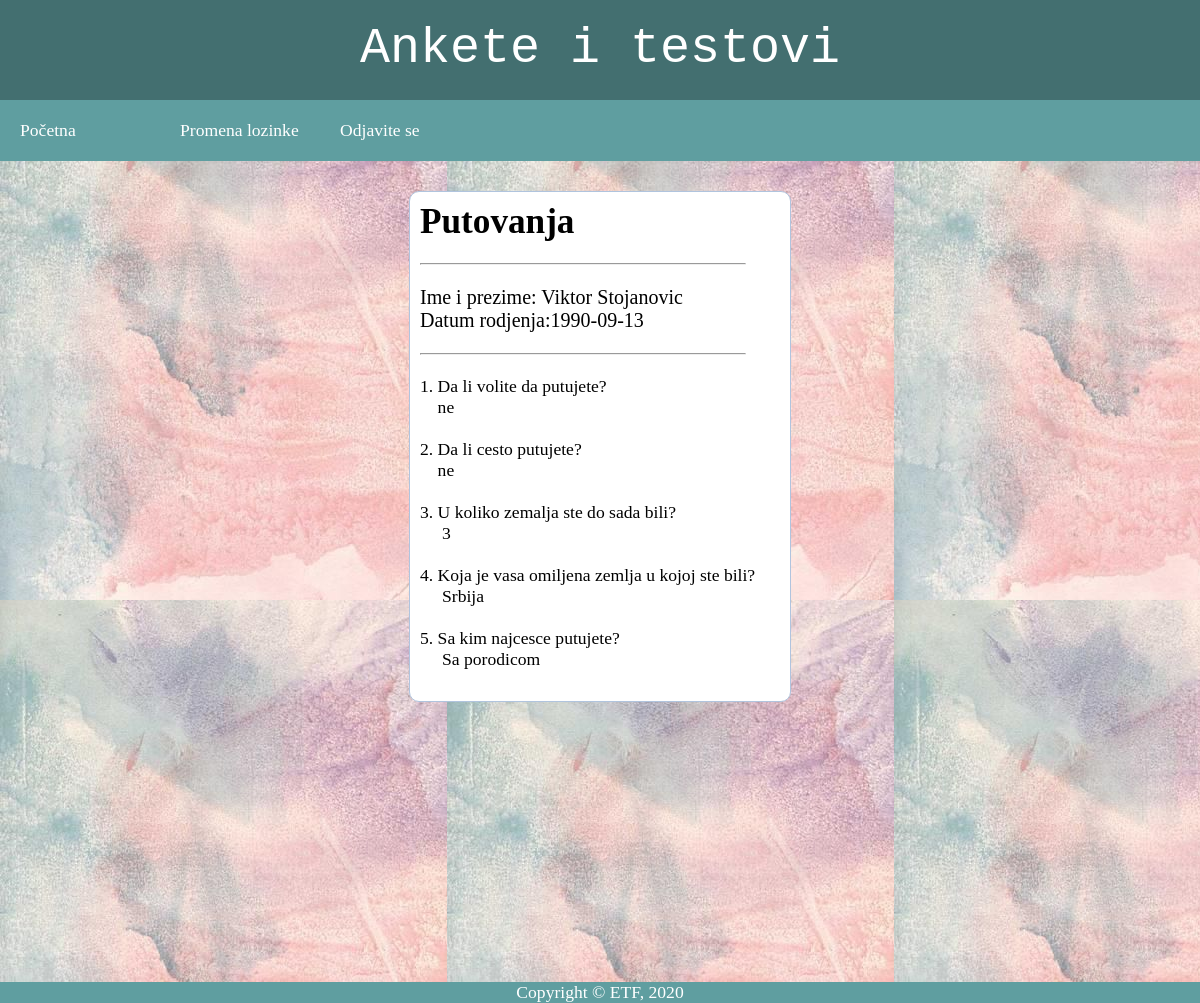
/detaljnijeA.php?anketa=Putovanja (signed in), run on the app's committed database.
### tables this page shows
CREATE TABLE IF NOT EXISTS `zakljucaj` (
  `id` int(11) NOT NULL AUTO_INCREMENT,
  `pitanje` varchar(200) NOT NULL,
  `odgovor` varchar(100) NOT NULL,
  `poeni` float NOT NULL,
  `korisnik` varchar(30) NOT NULL,
  `anketa_test` varchar(50) NOT NULL,
  PRIMARY KEY (`id`)
);

### detaljnijeA.php (the view, shortened to what this page needs)
<?php
include_once("DB.inc.php");
include_once("header.inc.php");
$upit = "SELECT * FROM korisnik WHERE username='".$_SESSION["username"]."'";
$rezultat = mysqli_query($konekcija, $upit)
	or die("Greška u upitu: " .mysqli_errno($konekcija));
if (mysqli_num_rows($rezultat) == 1) {
	$niz = mysqli_fetch_array($rezultat);
	if ($niz['tip'] == "K")
		include_once("menu3.inc.php");
	else if ($niz['tip'] == "I")
		include_once("menu1.inc.php");
}
?>
<html>
	<head>
	</head>
	<body>
		<div id = 'rezultat'>
			<?php
			echo "<h1>".$_GET['anketa']."</h1><br/><hr>";
			echo "<br/><span style=\"font-size: 20px;\">Ime i prezime: ".$_SESSION["osoba"];
			echo "<br/>Datum rodjenja:".$_SESSION["datumrodj"]."</span><br/><br/><hr>";
			$upit = "SELECT * FROM zakljucaj WHERE korisnik='".$_SESSION['username']."' AND anketa_test='".$_GET['anketa']."'";
			$rezultat = mysqli_query($konekcija, $upit)
				or die('Greska u upitu: ' .mysqli_errno($konekcija));
			$br = 0;
			while ($niz = mysqli_fetch_array($rezultat)) {
				echo "<br/>".++$br.". ".$niz['pitanje'];
				echo "<br/>&nbsp;&nbsp;&nbsp;&nbsp;".$niz['odgovor']."<br/>";
			}
			?>
			<br/>
		</div>
	</body>
</html>
<?php
include_once("footer.inc.php");
?>

### menu3.inc.php (style rules this page uses)
* { padding: 0; margin: 0; }
body { font-family: sans-serif; }

### detaljnijeA.php (style rules this page uses)
body { font-size: 110%; margin: 0; padding: 0; background: url('pozadina1.jpg'); font-family: Georgia, serif; }
#rezultat { width: 30%; margin: 30px auto 100px; padding: 10px; border: 1px solid #B0C4DE; background: white; border-radius: 10px 10px 10px 10px; }
hr { width: 90%; }

### data on the page
zakljucaj: pitanje "Da li volite da putujete?", odgovor "ne"
zakljucaj: pitanje "Da li cesto putujete?", odgovor "ne"
zakljucaj: pitanje "U koliko zemalja ste do sada bili?", odgovor "3"
zakljucaj: pitanje "Koja je vasa omiljena zemlja u kojoj ste bili?", odgovor "Srbija"
zakljucaj: pitanje "Sa kim najcesce putujete?", odgovor "Sa porodicom"

### other printed values
$_GET['anketa'] "Putovanja"
$_SESSION["osoba"] "Viktor Stojanovic"
$_SESSION["datumrodj"] "1990-09-13"
